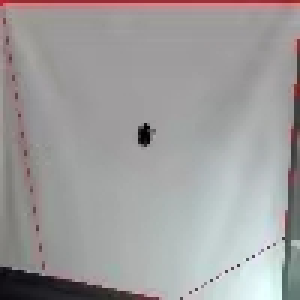
#> input picture 背景剪除/2.jpg, 100 x 100 px (shown 3 times larger)
$ python 4.py
#> lines starting #> are read from the running program, lines starting #| are printed output that depends on the picture; after the words box and inside, x2 and y2 are one past the last pixel; in counts of white or black regions, pixels touching at a corner belong together

import cv2
import numpy as np

# 读取原始图像和裁剪后的图像
image_original = cv2.imread('2.jpg')
#> image_original is the input picture: shape (100, 100, 3); mean B, G, R 157.2, 157, 159.1
image_cropped = cv2.imread('cropped_center_region.jpg')
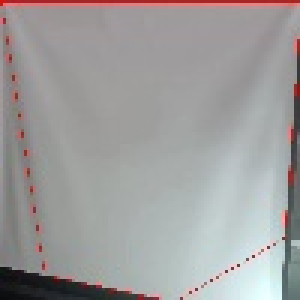
#> input picture 背景剪除/cropped_center_region.jpg, 100 x 100 px (shown 3 times larger)
#> image_cropped is the input picture: shape (100, 100, 3); mean B, G, R 157.4, 157.7, 159.3

# 转换为灰度图像
gray_original = cv2.cvtColor(image_original, cv2.COLOR_BGR2GRAY)
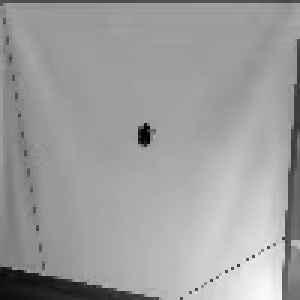
#> gray_original: shape (100, 100) (shown 3 times larger); min 0, max 249, mean 157.7
gray_cropped = cv2.cvtColor(image_cropped, cv2.COLOR_BGR2GRAY)

# 计算差异
diff = cv2.absdiff(gray_original, gray_cropped)
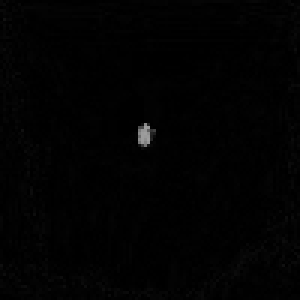
#> diff: shape (100, 100) (shown 3 times larger); min 0, max 159, mean 2

# 使用阈值将差异转换为二值图像
_, thresholded_diff = cv2.threshold(diff, 30, 255, cv2.THRESH_BINARY)
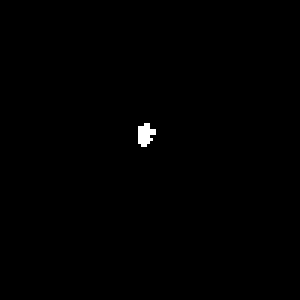
#> thresholded_diff: shape (100, 100) (shown 3 times larger); 0.33% white; 1 white region

# 找到轮廓
contours, _ = cv2.findContours(thresholded_diff, cv2.RETR_EXTERNAL, cv2.CHAIN_APPROX_SIMPLE)
#> contours = 1 contour; box (x1, y1, x2, y2) and area: (46, 41, 52, 49) 22

# 标记差异区域
image_diff_marked = image_original.copy()
cv2.drawContours(image_diff_marked, contours, -1, (0, 0, 255), 2)
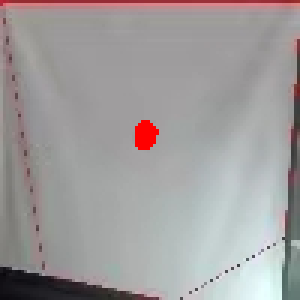
#> image_diff_marked: shape (100, 100, 3) (shown 3 times larger); 0.62% of pixels changed, all inside (x1, y1, x2, y2) = (45, 40, 53, 50)
# 保存结果图像
cv2.imwrite('difference_marked_image.jpg', image_diff_marked)

# 显示结果
cv2.imshow('Original Image', image_original)
cv2.imshow('Cropped Image', image_cropped)
cv2.imshow('Difference Marked', image_diff_marked)
cv2.waitKey(0)
cv2.destroyAllWindows()

# 计算差异区域的质心并画线
for contour in contours:
    # 计算轮廓的矩特征
    moments = cv2.moments(contour)

    # 避免除以零
    if moments['m00'] != 0:
        # 计算质心坐标
        cx = int(moments['m10'] / moments['m00'])
        cy = int(moments['m01'] / moments['m00'])

        # 打印质心坐标
        print("Centroid:", (cx, cy))

        # 在差异标记图像上画红线
        cv2.line(image_diff_marked, (cx - 10, cy), (cx + 10, cy), (0, 0, 255), 2)
        cv2.line(image_diff_marked, (cx, cy - 10), (cx, cy + 10), (0, 0, 255), 2)
#> this loop made 1 pass
#> (cx, cy) on pass 1: (47, 44)
#| Centroid: (47, 44)
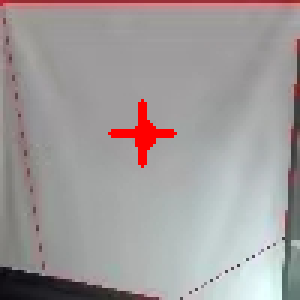
#> image_diff_marked: shape (100, 100, 3) (shown 3 times larger); 0.78% of pixels changed, all inside (x1, y1, x2, y2) = (36, 33, 59, 56)

# 显示并保存结果
cv2.imshow('Difference Marked', image_diff_marked)
cv2.imwrite('difference_marked_image_with_centers.jpg', image_diff_marked)
cv2.waitKey(0)
cv2.destroyAllWindows()
